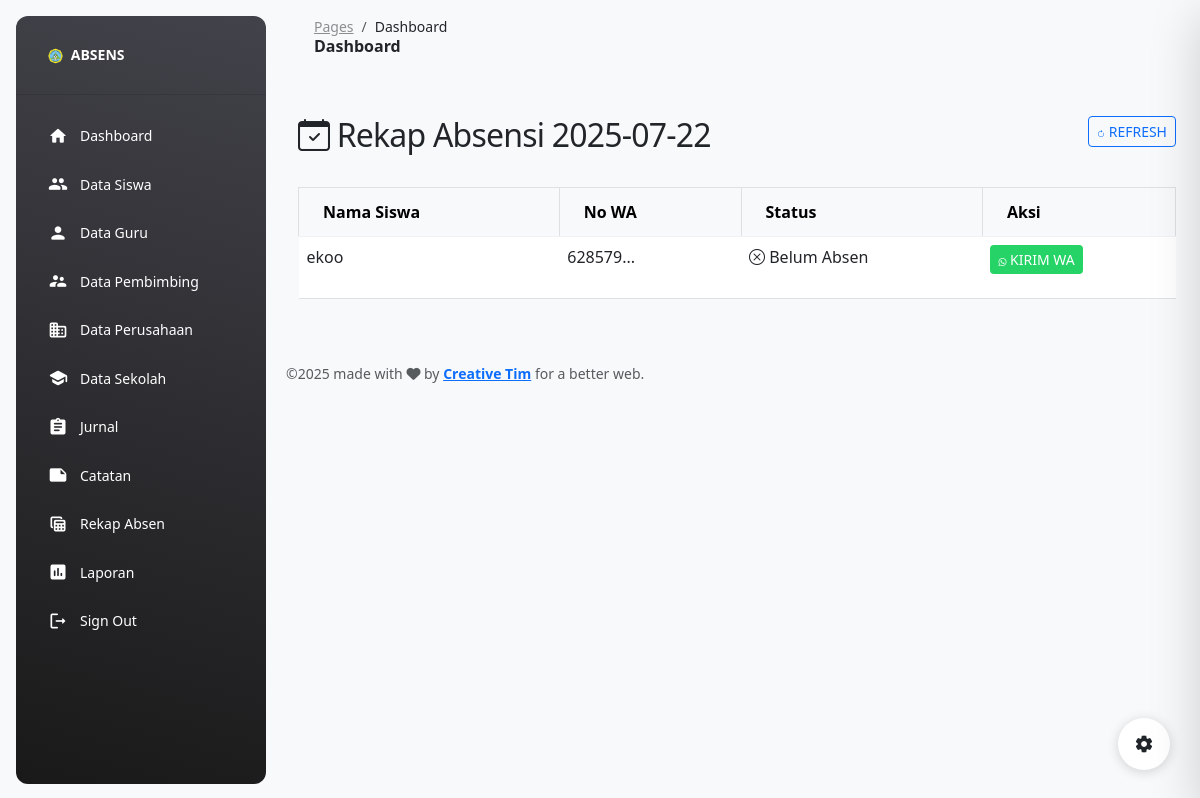
The page /index.php?page=rekap_absen (signed in) on the database as committed earlier.
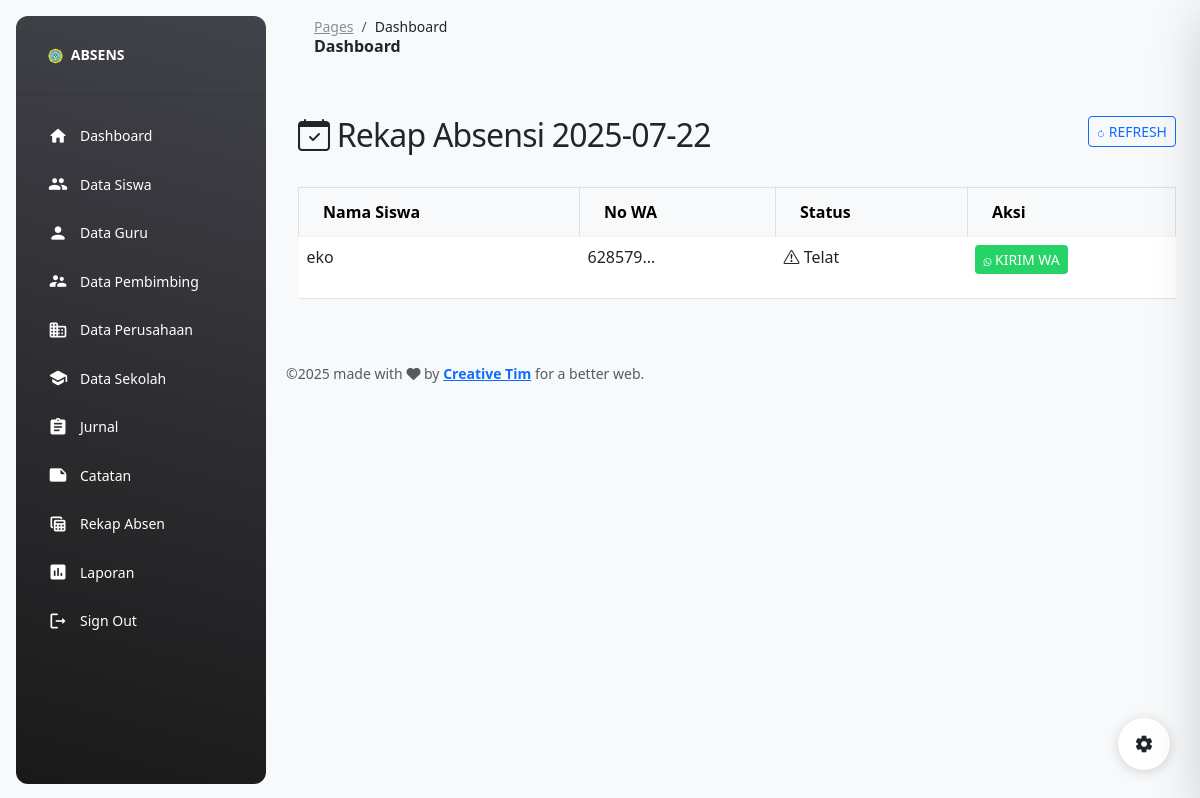
The same page on the database as committed later.
### tables this page shows
CREATE TABLE `siswa` (
  `id_siswa` int(11) NOT NULL,
  `nis` varchar(15) NOT NULL,
  `nisn` varchar(15) NOT NULL,
  `nama_siswa` varchar(50) NOT NULL,
  `no_wa` varchar(20) NOT NULL,
  `kelas` varchar(10) NOT NULL,
  `pro_keahlian` varchar(20) NOT NULL,
  `TTL` varchar(100) NOT NULL,
  `id_sekolah` int(11) NOT NULL,
  `id_perusahaan` int(11) NOT NULL,
  `tanggal_mulai` date NOT NULL,
  `tanggal_selesai` date NOT NULL,
  `id_pembimbing` int(11) NOT NULL,
  `id_guru` int(11) NOT NULL,
  `username` varchar(20) NOT NULL,
  `password` varchar(20) NOT NULL
);

CREATE TABLE `absen` (
  `id_absen` int(11) NOT NULL,
  `id_siswa` int(11) NOT NULL,
  `jam_masuk` time NOT NULL,
  `jam_keluar` time DEFAULT NULL,
  `tanggal` date NOT NULL,
  `keterangan` text NOT NULL
);

### pages/admin_rekap_absen.php (the view, shortened to what this page needs)
<?php
include('koneksi.php');
$tanggal = date('Y-m-d');
$batas_telat = '08:00:00';
$query_siswa = mysqli_prepare($coneksi, "SELECT id_siswa, nama_siswa, no_wa FROM siswa ORDER BY nama_siswa");
mysqli_stmt_execute($query_siswa);
$result_siswa = mysqli_stmt_get_result($query_siswa);
?>
<!DOCTYPE html>
<html lang="id">
<head>
    <link href="https://cdn.jsdelivr.net/npm/bootstrap@5.3.0/dist/css/bootstrap.min.css" rel="stylesheet">
    <link rel="stylesheet" href="https://cdn.jsdelivr.net/npm/bootstrap-icons@1.10.0/font/bootstrap-icons.css">
</head>
<body>
    <div class="container">
        <div class="d-flex justify-content-between align-items-center mb-4 mt-4">
            <h2><i class="bi bi-calendar-check"></i> Rekap Absensi <?= htmlspecialchars($tanggal) ?></h2>
            <a href="javascript:window.location.reload()" class="btn btn-sm btn-outline-primary">
                <i class="bi bi-arrow-clockwise"></i> Refresh
            </a>
        </div>
        <div class="table-responsive">
            <table class="table table-hover table-bordered">
                <thead class="table-light">
                    <tr>
                        <th>Nama Siswa</th>
                        <th>No WA</th>
                        <th>Status</th>
                        <th>Aksi</th>
                    </tr>
                </thead>
                <tbody>
                    <?php while ($siswa = mysqli_fetch_assoc($result_siswa)): ?>
                        <?php
                        $id = $siswa['id_siswa'];
                        $nama = htmlspecialchars($siswa['nama_siswa']);
                        $wa = htmlspecialchars($siswa['no_wa']);
                        $query_absen = mysqli_prepare($coneksi, "SELECT jam_masuk FROM absen WHERE id_siswa = ? AND tanggal = ?");
                        mysqli_stmt_bind_param($query_absen, "is", $id, $tanggal);
                        mysqli_stmt_execute($query_absen);
                        $result_absen = mysqli_stmt_get_result($query_absen);
                        $absen = mysqli_fetch_assoc($result_absen);
                        if (!$absen) {
                            $status_class = 'status-belum';
                            $status_icon = '<i class="bi bi-x-circle"></i>';
                            $status_text = 'Belum Absen';
                            $pesan = "📢 Hai *$nama* ,kamu belum melakukan absen hari ini ($tanggal). Harap segera absen!";
                        } elseif ($absen['jam_masuk'] > $batas_telat) {
                            $status_class = 'status-telat';
                            $status_icon = '<i class="bi bi-exclamation-triangle"></i>';
                            $status_text = 'Telat';
                            $pesan = "⚠️ Hai *$nama* , telat dalam melakukan absensi pada pukul {$absen['jam_masuk']}. Jangan sampai telat lagi!⚠️";
                        } else {
                            $status_class = 'status-hadir';
                            $status_icon = '<i class="bi bi-check-circle"></i>';
                            $status_text = 'Hadir';
                            $pesan = null;
                        }
                        ?>
                        <tr>
                            <td><?= $nama ?></td>
                            <td><?= substr($wa, 0, 6) ?>...</td>
                            <td class="<?= $status_class ?>">
                                <?= $status_icon ?> <?= $status_text ?>
                            </td>
                            <td>
                                <?php if ($pesan && !empty($wa)): ?>
                                    <button class="btn btn-sm btn-wa" onclick="kirimNotifikasi('<?= addslashes($wa) ?>', '<?= addslashes($pesan) ?>')">
                                        <i class="bi bi-whatsapp"></i> Kirim WA
                                    </button>
                                <?php else: ?>
                                    <span class="text-muted">-</span>
                                <?php endif ?>
                            </td>
                        </tr>
                    <?php endwhile ?>
                </tbody>
            </table>
        </div>
    </div>
</body>
</html>

### index.php (shortened to what this page needs)
<!DOCTYPE html>
<html lang="en">
<head>
  <link href="./assets/css/nucleo-icons.css" rel="stylesheet" />
  <link href="./assets/css/nucleo-svg.css" rel="stylesheet" />
  <link id="pagestyle" href="./assets/css/material-dashboard.css?v=3.1.0" rel="stylesheet" />
</head>
<?php
  if ($_SESSION['level'] == "admin") {
  include "pages/sidebar.php";
} elseif ($_SESSION['level'] == "siswa") {
  include "pages/sidebar_siswa.php";
} elseif ($_SESSION['level'] == "guru") {
  include "pages/sidebar_guru.php";
} elseif ($_SESSION['level'] == "pembimbing") {
  include "pages/sidebar_pembimbing.php";
}
?>
<body class="g-sidenav-show  bg-gray-100">
  <main class="main-content border-radius-lg ">
    <?php include "pages/nevbar.php"; ?>
    <div class="container-fluid py-4">
      <?php include "pages/konten.php"; ?>
    </div>
    <?php include "pages/footer.php"; ?>
  </main>
  <div class="fixed-plugin">
    <a class="fixed-plugin-button text-dark position-fixed px-3 py-2">
      <i class="material-icons py-2">settings</i>
    </a>
  </div>
</body>
</html>

### pages/sidebar.php (shortened to what this page needs)
<aside class="sidenav navbar navbar-vertical navbar-expand-xs border-0 border-radius-xl my-3 fixed-start ms-3 bg-gradient-dark" id="sidenav-main">
  <div class="sidenav-header">
    <a class="navbar-brand m-0" href="index.php?page=dashboard">
      <img src="assets/img/LOGOSMK-removebg-preview.png" class="navbar-brand-img h-100" alt="main_logo">
      <span class="ms-1 font-weight-bold text-white">ABSENS</span>
    </a>
  </div>
  <hr class="horizontal light mt-0 mb-3">
  <div class="collapse navbar-collapse w-auto" id="sidenav-collapse-main">
    <ul class="navbar-nav">
      <li class="nav-item">
        <a class="nav-link text-white" href="index.php?page=dashboard">
          <div class="text-white text-center me-2 d-flex align-items-center justify-content-center">
            <i class="material-icons opacity-10">home</i>
          </div>
          <span class="nav-link-text ms-1">Dashboard</span>
        </a>
      </li>
      <li class="nav-item">
        <a class="nav-link text-white" href="index.php?page=siswa">
          <div class="text-white text-center me-2 d-flex align-items-center justify-content-center">
            <i class="material-icons opacity-10">people</i>
          </div>
          <span class="nav-link-text ms-1">Data Siswa</span>
        </a>
      </li>
      <li class="nav-item">
        <a class="nav-link text-white" href="index.php?page=guru">
          <div class="text-white text-center me-2 d-flex align-items-center justify-content-center">
            <i class="material-icons opacity-10">person</i>
          </div>
          <span class="nav-link-text ms-1">Data Guru</span>
        </a>
      </li>
      <li class="nav-item">
        <a class="nav-link text-white" href="index.php?page=pembimbing">
          <div class="text-white text-center me-2 d-flex align-items-center justify-content-center">
            <i class="material-icons opacity-10">supervisor_account</i>
          </div>
          <span class="nav-link-text ms-1">Data Pembimbing</span>
        </a>
      </li>
      <li class="nav-item">
        <a class="nav-link text-white" href="index.php?page=perusahaan">
          <div class="text-white text-center me-2 d-flex align-items-center justify-content-center">
            <i class="material-icons opacity-10">business</i>
          </div>
          <span class="nav-link-text ms-1">Data Perusahaan</span>
        </a>
      </li>
      <li class="nav-item">
        <a class="nav-link text-white" href="index.php?page=sekolah">
          <div class="text-white text-center me-2 d-flex align-items-center justify-content-center">
            <i class="material-icons opacity-10">school</i>
          </div>
          <span class="nav-link-text ms-1">Data Sekolah</span>
        </a>
      </li>
      <li class="nav-item">
        <a class="nav-link text-white" href="index.php?page=jurnal">
          <div class="text-white text-center me-2 d-flex align-items-center justify-content-center">
            <i class="material-icons opacity-10">assignment</i>
          </div>
          <span class="nav-link-text ms-1">Jurnal</span>
        </a>
      </li>
      <li class="nav-item">
        <a class="nav-link text-white" href="index.php?page=catatan">
          <div class="text-white text-center me-2 d-flex align-items-center justify-content-center">
            <i class="material-icons opacity-10">note</i>
          </div>
          <span class="nav-link-text ms-1">Catatan</span>
        </a>
      </li>
      <li class="nav-item">
        <a class="nav-link text-white <?= ($page == 'rekap_absen') ? 'active' : ''; ?>" href="index.php?page=rekap_absen">
          <div class="text-white text-center me-2 d-flex align-items-center justify-content-center">
            <i class="material-icons opacity-10">table_view</i>
          </div>
          <span class="nav-link-text ms-1">Rekap Absen</span>
        </a>
      </li>
      <li class="nav-item">
        <a class="nav-link text-white <?= ($page == 'laporan3') ? 'active' : ''; ?>" href="index.php?page=laporan3">
          <div class="text-white text-center me-2 d-flex align-items-center justify-content-center">
            <i class="material-icons opacity-10">insert_chart</i>
          </div>
          <span class="nav-link-text ms-1">Laporan</span>
        </a>
      </li>
      <li class="nav-item">
        <a class="nav-link text-white" href="./pages/sign-up_aksi.php">
          <div class="text-white text-center me-2 d-flex align-items-center justify-content-center">
            <i class="material-icons opacity-10">logout</i>
          </div>
          <span class="nav-link-text ms-1">Sign Out</span>
        </a>
      </li>
    </ul>
  </div>
</aside>

### pages/nevbar.php
<nav class="navbar navbar-main navbar-expand-lg px-0 mx-4 shadow-none border-radius-xl" id="navbarBlur" data-scroll="true">
      <div class="container-fluid py-1 px-3">
        <nav aria-label="breadcrumb">
          <ol class="breadcrumb bg-transparent mb-0 pb-0 pt-1 px-0 me-sm-6 me-5">
            <li class="breadcrumb-item text-sm"><a class="opacity-5 text-dark" href="javascript:;">Pages</a></li>
            <li class="breadcrumb-item text-sm text-dark active" aria-current="page">Dashboard</li>
          </ol>
          <h6 class="font-weight-bolder mb-0">Dashboard</h6>
        </nav>
      </div>
    </nav>

### pages/konten.php (shortened to what this page needs)
<div class="konten">
                    <?php
                    if (isset($_GET['page'])) {
                        $page = $_GET['page'];
                        switch ($page) {
                            case 'rekap_absen':
                                    include "pages/admin_rekap_absen.php";
                                break;
                        }
                    }
                    ?>
                </div>

### pages/footer.php (shortened to what this page needs)
<footer class="footer py-4  ">
  <div class="container-fluid">
    <div class="row align-items-center justify-content-lg-between">
      <div class="col-lg-6 mb-lg-0 mb-4">
        <div class="copyright text-center text-sm text-muted text-lg-start">
          ©
          made with <i class="fa fa-heart"></i> by
          <a class="font-weight-bold" target="_blank">Creative Tim</a>
          for a better web.
        </div>
      </div>
    </div>
  </div>
</footer>

### pages/admin_rekap_absen.php (style rules this page uses)
.table-responsive { margin-top: 20px; }
.status-telat { color: #ffc107; }
.btn-wa { background-color: #25D366; color: white; }
.table th { background-color: #f8f9fa; }
.status-belum { color: #dc3545; }

Rows that differ between the two databases and show on the page:
changed siswa: nama_siswa "ekoo" → "eko"; absen.jam_masuk "Belum Absen" → "Telat"
